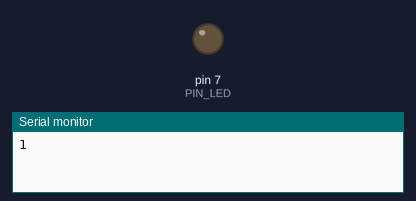
The sketch below on a simulated Arduino Uno, built with avr-gcc and run on an emulated ATmega328P. Parts: output pins drawn as LEDs (lit = HIGH), the last lines printed to the serial monitor. Dashed ring = blinking. At 2.0 s the program stops and its outputs stay as they are.

Above: at 0.5 s.
At 1.85 s:
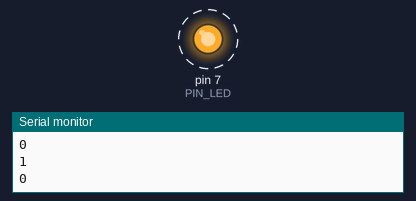
Timing chart, 0 to 3.0 s (numbered marks = the images above):
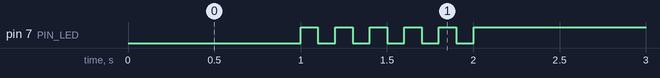

The sketch:

05_practice_2.ino
```cpp
#define PIN_LED 7

void setup() {
  pinMode(PIN_LED, OUTPUT);
  Serial.begin(115200);

  digitalWrite(PIN_LED, HIGH);
}

void loop() {

  digitalWrite(PIN_LED, LOW);
  Serial.println(1);
  delay(1000);

  for (int i = 0; i < 5; i++) {
    digitalWrite(PIN_LED, HIGH);
    Serial.println(0);
    delay(100);

    digitalWrite(PIN_LED, LOW);
    Serial.println(1);
    delay(100);
  }

  digitalWrite(PIN_LED, HIGH);
  Serial.println(0);

  while (1) {
  }
}
```

Measured:
- by itself, pin 7 (PIN_LED): alternates HIGH for 0.10 s and LOW for 0.10 s, 11 changes in all, then stays HIGH
